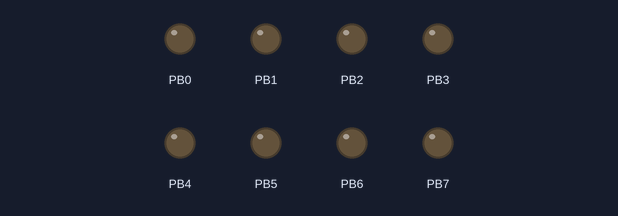
Bench run of a program on a simulated ATmega128, built with avr-gcc and emulated at 16 MHz. Shown: output pins drawn as LEDs (lit = HIGH).

Above: at 0.5 s.
At 3.5 s:
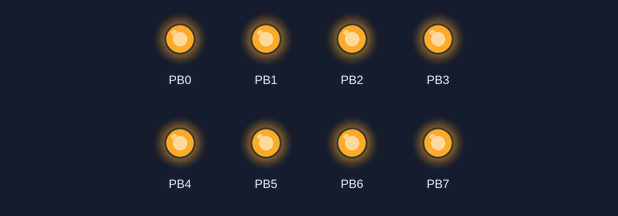
Timing chart, 0 to 4.6 s (numbered marks = the images above):
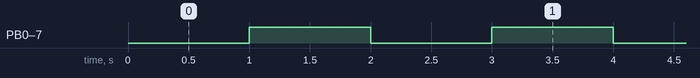

Measured:
- by itself, PB0–7: alternates HIGH for 1.0 s and LOW for 1.0 s

The program:

main.c
```c
#define F_CPU 16000000L
#include <avr/io.h>
#include <util/delay.h>

int main(void)
{
	// 포트 B를 출력으로 설정
	// DDRB를 DDRE 또는 DDRF로 변경하여 다른 포트를 테스트 할 수 있다.
	DDRB = 0xFF;

	while(1)
	{
		// 8개 LED 끄기
		// PORTB를 PORTE 또는 PORTF로 변경하여 다른 포트를 테스트 할 수 있다.
		PORTB = 0x00;
		_delay_ms(1000);			// 1초 대기
		// 8개 LED 켜기
		// PORTB를 PORTE 또는 PORTF로 변경하여 다른 포트를 테스트 할 수 있다.
		PORTB = 0xFF;
		_delay_ms(1000);			// 1초 대기
	}

	return 0;
}
```
